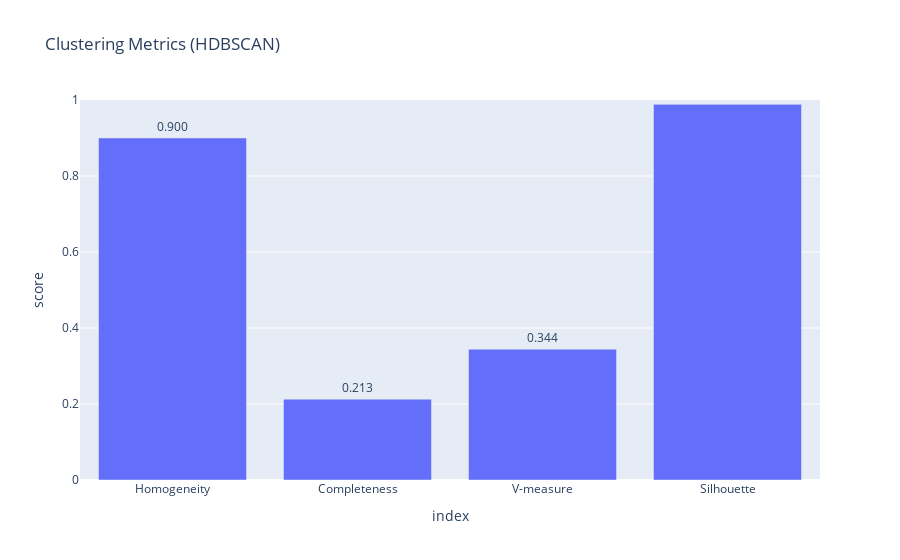

Notebook code cell kept with this figure:
### Markdown cell above
### Every metric

### Code cell
import plotly.express as px

fig = px.bar(
    metrics_df.reset_index(),
    x='index',
    y='score',
    title='Clustering Metrics (HDBSCAN)',
    text='score'
)

fig.update_traces(texttemplate='%{text:.3f}', textposition='outside')
fig.update_layout(yaxis_range=[0, 1])
fig.show()

### Figure 1 — Plotly figure (JSON) as saved in the notebook; plotly's stock layout.template omitted (floating-point values rounded to 4 significant figures)
{"data": [{"hovertemplate": "index=%{x}<br>score=%{text}<extra></extra>", "legendgroup": "", "marker": {"color": "#636efa", "pattern": {"shape": ""}}, "name": "", "orientation": "v", "showlegend": false, "text": [0.9, 0.2128, 0.3442, 0.9885], "textposition": "outside", "texttemplate": "%{text:.3f}", "type": "bar", "x": ["Homogeneity", "Completeness", "V-measure", "Silhouette"], "xaxis": "x", "y": [0.9, 0.2128, 0.3442, 0.9885], "yaxis": "y"}], "layout": {"barmode": "relative", "legend": {"tracegroupgap": 0}, "title": {"text": "Clustering Metrics (HDBSCAN)"}, "xaxis": {"anchor": "y", "domain": [0, 1], "title": {"text": "index"}}, "yaxis": {"anchor": "x", "domain": [0, 1], "range": [0, 1], "title": {"text": "score"}}}}
